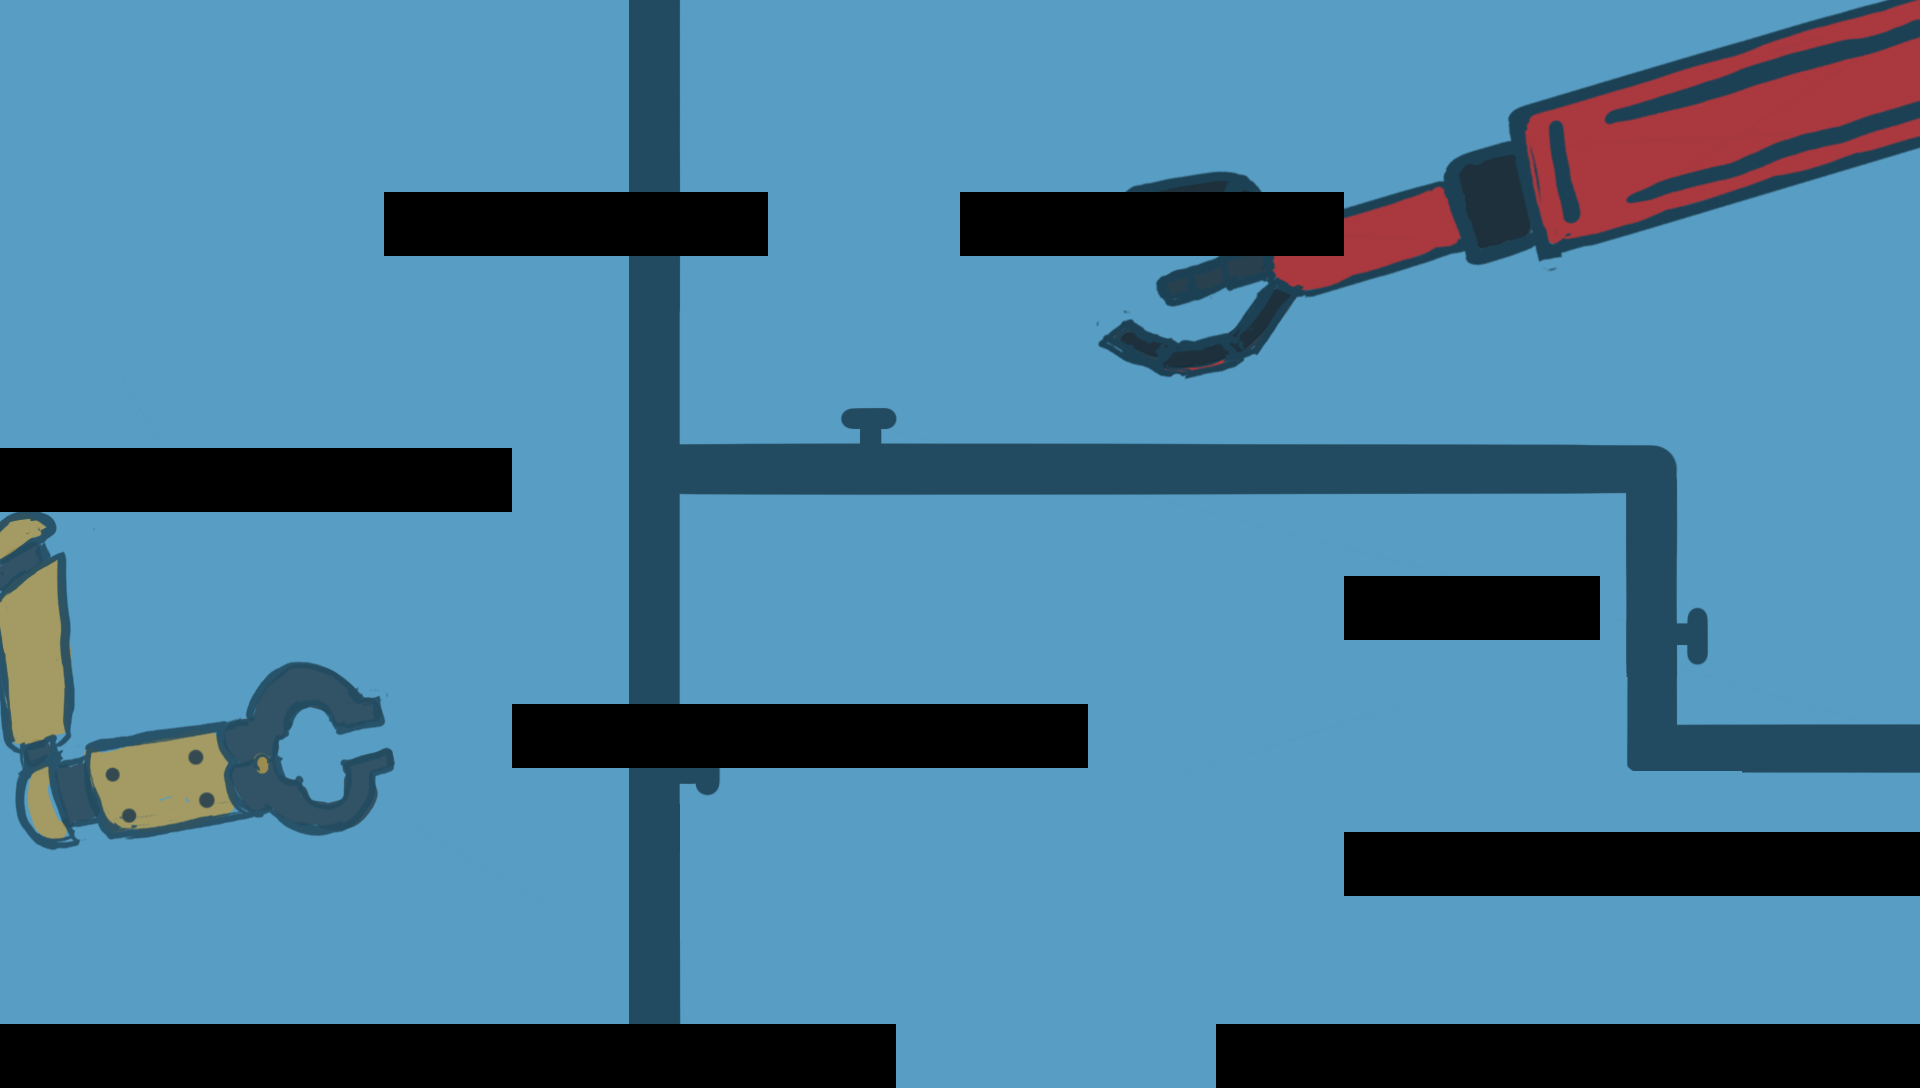

A 2D game scene composited from a Tiled map and its tileset images. What follows is a short description and the map's XML, with every tile layer's data as written:
An orthogonal 30x17 tile map with 64x64 px tiles, 1 tile layer (Tile Layer), 1 image layer and 16 objects (5x snapbox, 3x conveyorbeltR, 2x conveyorbeltL, spawnpoint, goal).

<map version="1.2" tiledversion="1.2.3" orientation="orthogonal" renderorder="right-down" width="30" height="17" tilewidth="64" tileheight="64" infinite="0" nextlayerid="5" nextobjectid="42">
 <tileset firstgid="1" source="Test.tsx" />
 <imagelayer id="3" name="Image Layer" offsetx="0" offsety="-1088">
  <image source="bicktestbackground.png" width="1920" height="3264" />
 </imagelayer>
 <layer id="4" name="Tile Layer" width="30" height="17">
  <data encoding="csv">
0,0,0,0,0,0,0,0,0,0,0,0,0,0,0,0,0,0,0,0,0,0,0,0,0,0,0,0,0,0,
0,0,0,0,0,0,0,0,0,0,0,0,0,0,0,0,0,0,0,0,0,0,0,0,0,0,0,0,0,0,
0,0,0,0,0,0,0,0,0,0,0,0,0,0,0,0,0,0,0,0,0,0,0,0,0,0,0,0,0,0,
0,0,0,0,0,0,1,1,1,1,1,1,0,0,0,1,1,1,1,1,1,0,0,0,0,0,0,0,0,0,
0,0,0,0,0,0,0,0,0,0,0,0,0,0,0,0,0,0,0,0,0,0,0,0,0,0,0,0,0,0,
0,0,0,0,0,0,0,0,0,0,0,0,0,0,0,0,0,0,0,0,0,0,0,0,0,0,0,0,0,0,
0,0,0,0,0,0,0,0,0,0,0,0,0,0,0,0,0,0,0,0,0,0,0,0,0,0,0,0,0,0,
1,1,1,1,1,1,1,1,0,0,0,0,0,0,0,0,0,0,0,0,0,0,0,0,0,0,0,0,0,0,
0,0,0,0,0,0,0,0,0,0,0,0,0,0,0,0,0,0,0,0,0,0,0,0,0,0,0,0,0,0,
0,0,0,0,0,0,0,0,0,0,0,0,0,0,0,0,0,0,0,0,0,1,1,1,1,0,0,0,0,0,
0,0,0,0,0,0,0,0,0,0,0,0,0,0,0,0,0,0,0,0,0,0,0,0,0,0,0,0,0,0,
0,0,0,0,0,0,0,0,1,1,1,1,1,1,1,1,1,0,0,0,0,0,0,0,0,0,0,0,0,0,
0,0,0,0,0,0,0,0,0,0,0,0,0,0,0,0,0,0,0,0,0,0,0,0,0,0,0,0,0,0,
0,0,0,0,0,0,0,0,0,0,0,0,0,0,0,0,0,0,0,0,0,1,1,1,1,1,1,1,1,1,
0,0,0,0,0,0,0,0,0,0,0,0,0,0,0,0,0,0,0,0,0,0,0,0,0,0,0,0,0,0,
0,0,0,0,0,0,0,0,0,0,0,0,0,0,0,0,0,0,0,0,0,0,0,0,0,0,0,0,0,0,
1,1,1,1,1,1,1,1,1,1,1,1,1,1,0,0,0,0,0,1,1,1,1,1,1,1,1,1,1,1
</data>
 </layer>
 <objectgroup id="2" name="object layer">
  <object id="14" x="704" y="-64" width="256" height="64" />
  <object id="15" name="snapbox" type="snapbox" x="832" y="126.67" width="64" height="64" />
  <object id="16" name="snapbox" type="snapbox" x="256" y="129.33" width="64" height="64" />
  <object id="17" name="snapbox" type="snapbox" x="1409.33" y="126.67" width="64" height="64" />
  <object id="18" x="385.333" y="190.67" width="384" height="64" />
  <object id="19" x="961.333" y="190.67" width="384" height="64" />
  <object id="20" name="conveyorbeltR" type="conveyorbeltR" x="-1.88738e-14" y="449.33" width="512" height="64" />
  <object id="21" name="snapbox" type="snapbox" x="1153.33" y="510.67" width="64" height="64" />
  <object id="22" name="snapbox" type="snapbox" x="1726.67" y="510.67" width="64" height="64" />
  <object id="23" x="1345.33" y="576" width="254.667" height="65.3333" />
  <object id="24" name="conveyorbeltR" type="conveyorbeltR" x="514.667" y="701.33" width="573.333" height="65.3333" />
  <object id="26" name="conveyorbeltL" type="conveyorbeltL" x="1345.33" y="830.67" width="573.333" height="65.3333" />
  <object id="27" name="conveyorbeltR" type="conveyorbeltR" x="2.66667" y="1022.67" width="893.333" height="64" />
  <object id="28" name="conveyorbeltL" type="conveyorbeltL" x="1216" y="1024" width="704" height="64" />
  <object id="40" name="spawnpoint" type="spawnpoint" x="572.727" y="6.06061" width="81.8182" height="139.394" />
  <object id="41" name="goal" type="goal" x="893.939" y="1027.27" width="312.121" height="66.6667" />
 </objectgroup>
</map>
